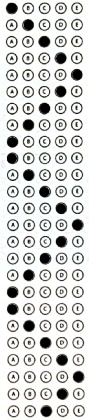
#> input picture regiao_enem/regiao_5.jpg, 89 x 420 px
$ python analise_regiao5.py
#> lines starting #> are read from the running program, lines starting #| are printed output that depends on the picture; after the words box and inside, x2 and y2 are one past the last pixel; in counts of white or black regions, pixels touching at a corner belong together
### relative_path.py
import os, sys
def resource_path(relative_path):
    """ Get absolute path to resource, works for dev and for PyInstaller """
    base_path = getattr(
        sys,
        '_MEIPASS',
        os.path.dirname(os.path.abspath(__file__)))
    return os.path.join(base_path, relative_path)

### analise_regiao5.py
import cv2
import relative_path

def executar_analise_regiao5():
    # Função para binarizar a imagem
    def binarizar_imagem(imagem):
        # Converter a imagem para tons de cinza
        imagem_gray = cv2.cvtColor(imagem, cv2.COLOR_BGR2GRAY)

        # Aplicar uma operação de limiarização para binarizar a imagem
        _, imagem_binarizada = cv2.threshold(imagem_gray, 70, 255, cv2.THRESH_BINARY_INV)

        return imagem_binarizada

    # Função para extrair as respostas das questões da região 3
    def extrair_respostas_regiao_3(regiao_binarizada):
        respostas = []
        for linha in range(25):  # Ajuste para 25 linhas
            for coluna in range(5):  # Ajuste para 5 colunas
                x1 = coluna * 50
                y1 = linha * 50
                x2 = (coluna + 1) * 50
                y2 = (linha + 1) * 50

                circulo = regiao_binarizada[y1:y2, x1:x2]
                altura, largura = circulo.shape[:2]
                area_circulo = cv2.countNonZero(circulo)
                if area_circulo > 0.15 * altura * largura:
                    resposta = chr(65 + coluna)  # Converte o índice da coluna para a letra correspondente ('A' a 'E')
                    respostas.append(resposta)

        return respostas

    # Ler a imagem da região 3
    imagem_regiao3 = cv2.imread(relative_path.resource_path('regiao_enem/regiao_5.jpg'))
#> imagem_regiao3 is the input picture: shape (420, 89, 3); mean B, G, R 208.6, 210.3, 209.5

    # Redimensionar a imagem (aumentar 3x)
    imagem_regiao3 = cv2.resize(imagem_regiao3, None, fx=3, fy=3, interpolation=cv2.INTER_LINEAR)
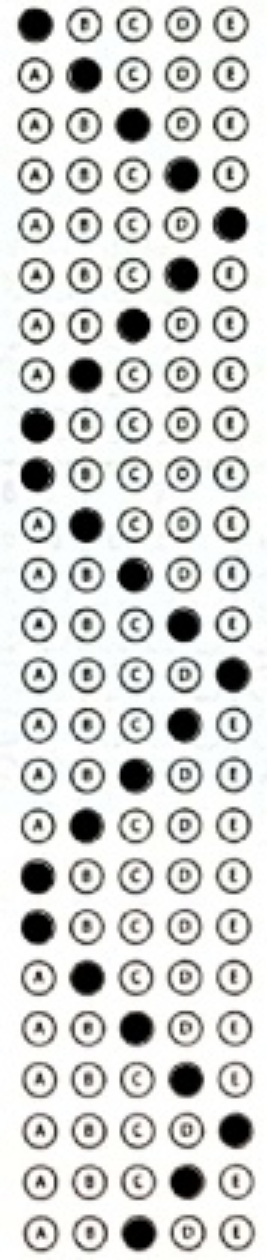
#> imagem_regiao3: shape (1260, 267, 3); mean B, G, R 208.6, 210.2, 209.4

    # Binarizar a imagem da região 3
    imagem_binarizada3 = binarizar_imagem(imagem_regiao3)
#> in binarizar_imagem, `_, imagem_binarizada = cv2.threshold(imagem_gray, 70, 255, cv2.THRESH_..`:
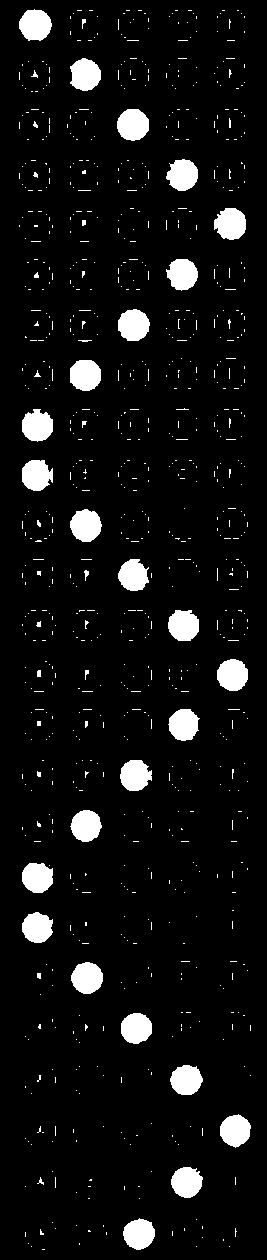
#> imagem_binarizada: shape (1260, 267); 6.7% white; 850 white regions (808 under 20 px), largest, box (x1, y1, x2, y2) and area: (117, 109, 149, 141) 811, (19, 9, 52, 41) 804, (214, 208, 246, 240) 795

    # Exibir a imagem binarizada da região 3
    #cv2.imshow('Imagem Binarizada Região 3', imagem_binarizada3)
    #cv2.waitKey(0)
    #cv2.destroyAllWindows()

    # Extrair as respostas das questões da imagem binarizada da região 3
    respostas_regiao3 = extrair_respostas_regiao_3(imagem_binarizada3)
#> after the loop in extrair_respostas_regiao_3, `for linha in range(25):`:
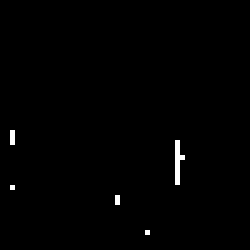
#> circulo: shape (50, 50) (shown 5 times larger); 0.68% white in thin lines or dots, all inside (x1, y1, x2, y2) = (2, 26, 37, 47)
#> after the loop in extrair_respostas_regiao_3, `for linha in range(25):`: respostas = 25 items, first 6: 'A', 'B', 'C', 'D', 'E', 'D'
#> respostas_regiao3 = 25 items, first 6: 'A', 'B', 'C', 'D', 'E', 'D'

    # Imprimir as respostas das questões
    for i, resposta in enumerate(respostas_regiao3, start=50):
        print(f'Questão {i+1}: {resposta}')
#> this loop made 25 passes
#> resposta on passes 1 to 12: 'A', 'B', 'C', 'D', 'E', 'D', 'C', 'B', 'A', 'A', 'B', 'C'
#| Questão 51: A
#| Questão 52: B
#| Questão 53: C
#| Questão 54: D
#| Questão 55: E
#| Questão 56: D
#| Questão 57: C
#| Questão 58: B
#> (further printed lines are left out)


# Chamada da função principal
if __name__ == "__main__":
    executar_analise_regiao5()

$ run again, with regiao_enem/regiao_1.jpg copied over regiao_enem/regiao_5.jpg
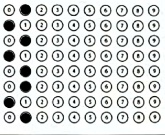
#> input picture regiao_enem/regiao_1.jpg, 165 x 135 px
#> in executar_analise_regiao5, imagem_regiao3 is the input picture: shape (135, 165, 3); mean B, G, R 210.9, 211.4, 209.2
#> in executar_analise_regiao5, `imagem_regiao3 = cv2.resize(imagem_regiao3, None, fx=3, fy=3, interpol..`:
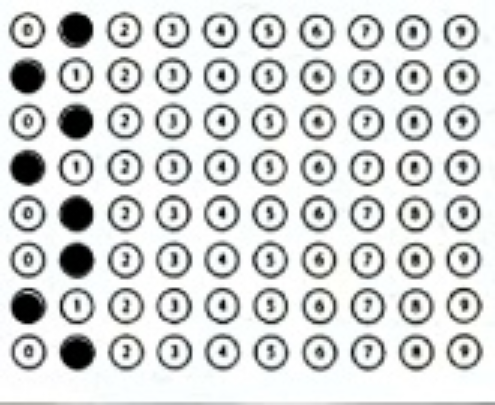
#> imagem_regiao3: shape (405, 495, 3); mean B, G, R 210.8, 211.3, 209.1
#> in binarizar_imagem, `_, imagem_binarizada = cv2.threshold(imagem_gray, 70, 255, cv2.THRESH_..`:
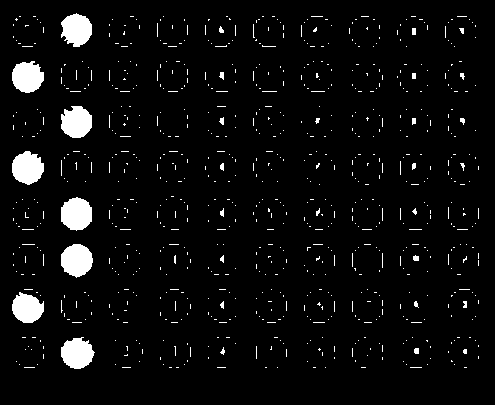
#> imagem_binarizada: shape (405, 495); 4.7% white; 805 white regions (778 under 20 px), largest, box (x1, y1, x2, y2) and area: (61, 197, 92, 231) 823, (61, 244, 93, 278) 815, (12, 151, 44, 185) 804
#> after the loop in extrair_respostas_regiao_3, `for linha in range(25):`: respostas = ['B', 'A', 'B', 'A', 'B', 'B', 'A', 'B']
#> the loop in executar_analise_regiao5, `for i, resposta in enumerate(respostas_regiao3, start=50):` made 8 passes
#> (printed output is left out)

$ run again, with regiao_enem/regiao_2.jpg copied over regiao_enem/regiao_5.jpg
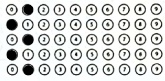
#> input picture regiao_enem/regiao_2.jpg, 165 x 81 px
#> in executar_analise_regiao5, imagem_regiao3 is the input picture: shape (81, 165, 3); mean B, G, R 209.4, 210.8, 209.1
#> in executar_analise_regiao5, `imagem_regiao3 = cv2.resize(imagem_regiao3, None, fx=3, fy=3, interpol..`:
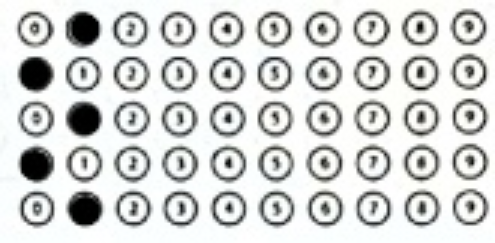
#> imagem_regiao3: shape (243, 495, 3); mean B, G, R 209.4, 210.8, 209
#> in binarizar_imagem, `_, imagem_binarizada = cv2.threshold(imagem_gray, 70, 255, cv2.THRESH_..`:
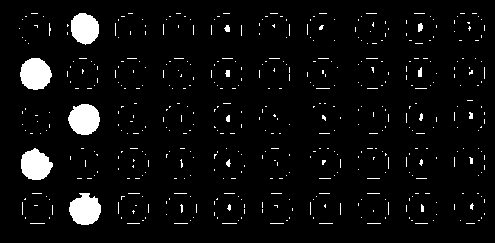
#> imagem_binarizada: shape (243, 495); 4.9% white; 481 white regions (466 under 20 px), largest, box (x1, y1, x2, y2) and area: (20, 58, 52, 90) 785, (68, 104, 100, 135) 768, (69, 193, 101, 225) 761
#> after the loop in extrair_respostas_regiao_3, `for linha in range(25):`: respostas = ['B', 'A', 'B', 'A', 'B']
#> the loop in executar_analise_regiao5, `for i, resposta in enumerate(respostas_regiao3, start=50):` made 5 passes
#> (printed output is left out)
